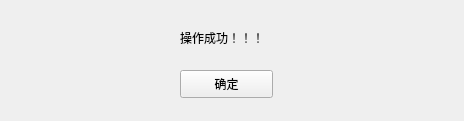
<?xml version="1.0" encoding="UTF-8"?>
<ui version="4.0">
 <class>succeed</class>
 <widget class="QWidget" name="succeed">
  <property name="geometry">
   <rect>
    <x>0</x>
    <y>0</y>
    <width>464</width>
    <height>121</height>
   </rect>
  </property>
  <property name="windowTitle">
   <string>Form</string>
  </property>
  <widget class="QLabel" name="label">
   <property name="geometry">
    <rect>
     <x>180</x>
     <y>30</y>
     <width>111</width>
     <height>16</height>
    </rect>
   </property>
   <property name="text">
    <string>操作成功！！！</string>
   </property>
  </widget>
  <widget class="QPushButton" name="pushButton">
   <property name="geometry">
    <rect>
     <x>180</x>
     <y>70</y>
     <width>93</width>
     <height>28</height>
    </rect>
   </property>
   <property name="text">
    <string>确定</string>
   </property>
  </widget>
 </widget>
 <resources/>
 <connections/>
</ui>
